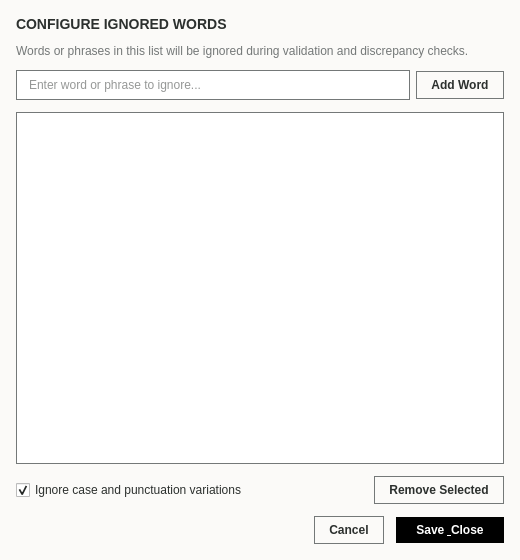
<?xml version="1.0" encoding="UTF-8"?>
<ui version="4.0">
 <class>IgnoredWordsDialog</class>
 <widget class="QDialog" name="IgnoredWordsDialog">
  <property name="geometry">
   <rect>
    <x>0</x>
    <y>0</y>
    <width>520</width>
    <height>560</height>
   </rect>
  </property>
  <property name="minimumSize">
   <size>
    <width>440</width>
    <height>480</height>
   </size>
  </property>
  <property name="windowTitle">
   <string>Configure Ignored Words</string>
  </property>
  <property name="styleSheet">
   <string notr="true">QDialog#IgnoredWordsDialog {
    background-color: #fbfaf8;
    color: #2c302e;
    font-family: 'Segoe UI', 'Inter', -apple-system, sans-serif;
}

QLineEdit {
    background-color: #ffffff;
    color: #2c302e;
    border: 1px solid #747878;
    border-radius: 0px;
    padding: 6px 10px;
    font-family: 'Courier New', 'JetBrains Mono', monospace;
    font-size: 12px;
}
QLineEdit:focus {
    border: 1px solid #000000;
}

QListWidget {
    background-color: #ffffff;
    color: #2c302e;
    border: 1px solid #747878;
    border-radius: 0px;
    padding: 4px;
    font-family: 'Courier New', 'JetBrains Mono', monospace;
    font-size: 12px;
}
QListWidget::item {
    padding: 5px 8px;
    border-bottom: 1px solid #f2f5f1;
}
QListWidget::item:hover {
    background-color: #e9ece5;
}
QListWidget::item:selected {
    background-color: #e9ece5;
    color: #000000;
}

QCheckBox {
    font-size: 12px;
    color: #2c302e;
}

QPushButton {
    background-color: #fbfaf8;
    color: #2c302e;
    border: 1px solid #747878;
    border-radius: 0px;
    padding: 6px 14px;
    font-size: 12px;
    font-weight: 600;
}
QPushButton:hover {
    background-color: #e9ece5;
}

QPushButton#btn_save {
    background-color: #000000;
    color: #ffffff;
    border: none;
    padding: 6px 20px;
}
QPushButton#btn_save:hover {
    background-color: #2c302e;
}</string>
  </property>
  <layout class="QVBoxLayout" name="root_layout">
   <property name="spacing">
    <number>12</number>
   </property>
   <property name="leftMargin">
    <number>16</number>
   </property>
   <property name="topMargin">
    <number>16</number>
   </property>
   <property name="rightMargin">
    <number>16</number>
   </property>
   <property name="bottomMargin">
    <number>16</number>
   </property>
   <item>
    <widget class="QLabel" name="lbl_title">
     <property name="styleSheet">
      <string notr="true">font-size: 14px; font-weight: bold; color: #2c302e;</string>
     </property>
     <property name="text">
      <string>CONFIGURE IGNORED WORDS</string>
     </property>
    </widget>
   </item>
   <item>
    <widget class="QLabel" name="lbl_desc">
     <property name="styleSheet">
      <string notr="true">color: #747878; font-size: 12px;</string>
     </property>
     <property name="text">
      <string>Words or phrases in this list will be ignored during validation and discrepancy checks.</string>
     </property>
     <property name="wordWrap">
      <bool>true</bool>
     </property>
    </widget>
   </item>
   <item>
    <layout class="QHBoxLayout" name="add_layout">
     <property name="spacing">
      <number>6</number>
     </property>
     <item>
      <widget class="QLineEdit" name="input_word">
       <property name="placeholderText">
        <string>Enter word or phrase to ignore...</string>
       </property>
      </widget>
     </item>
     <item>
      <widget class="QPushButton" name="btn_add">
       <property name="cursor">
        <cursorShape>PointingHandCursor</cursorShape>
       </property>
       <property name="text">
        <string>Add Word</string>
       </property>
      </widget>
     </item>
    </layout>
   </item>
   <item>
    <widget class="QListWidget" name="list_widget">
     <property name="selectionMode">
      <enum>QAbstractItemView::SelectionMode::ExtendedSelection</enum>
     </property>
    </widget>
   </item>
   <item>
    <layout class="QHBoxLayout" name="mid_layout">
     <item>
      <widget class="QCheckBox" name="chk_variations">
       <property name="cursor">
        <cursorShape>PointingHandCursor</cursorShape>
       </property>
       <property name="text">
        <string>Ignore case and punctuation variations</string>
       </property>
       <property name="checked">
        <bool>true</bool>
       </property>
      </widget>
     </item>
     <item>
      <spacer name="spacer_mid">
       <property name="orientation">
        <enum>Qt::Orientation::Horizontal</enum>
       </property>
       <property name="sizeHint" stdset="0">
        <size>
         <width>40</width>
         <height>20</height>
        </size>
       </property>
      </spacer>
     </item>
     <item>
      <widget class="QPushButton" name="btn_remove">
       <property name="cursor">
        <cursorShape>PointingHandCursor</cursorShape>
       </property>
       <property name="text">
        <string>Remove Selected</string>
       </property>
      </widget>
     </item>
    </layout>
   </item>
   <item>
    <layout class="QHBoxLayout" name="footer_layout">
     <item>
      <spacer name="spacer_footer">
       <property name="orientation">
        <enum>Qt::Orientation::Horizontal</enum>
       </property>
       <property name="sizeHint" stdset="0">
        <size>
         <width>40</width>
         <height>20</height>
        </size>
       </property>
      </spacer>
     </item>
     <item>
      <widget class="QPushButton" name="btn_cancel">
       <property name="cursor">
        <cursorShape>PointingHandCursor</cursorShape>
       </property>
       <property name="text">
        <string>Cancel</string>
       </property>
      </widget>
     </item>
     <item>
      <widget class="QPushButton" name="btn_save">
       <property name="cursor">
        <cursorShape>PointingHandCursor</cursorShape>
       </property>
       <property name="text">
        <string>Save &amp; Close</string>
       </property>
      </widget>
     </item>
    </layout>
   </item>
  </layout>
 </widget>
 <resources/>
 <connections/>
</ui>
